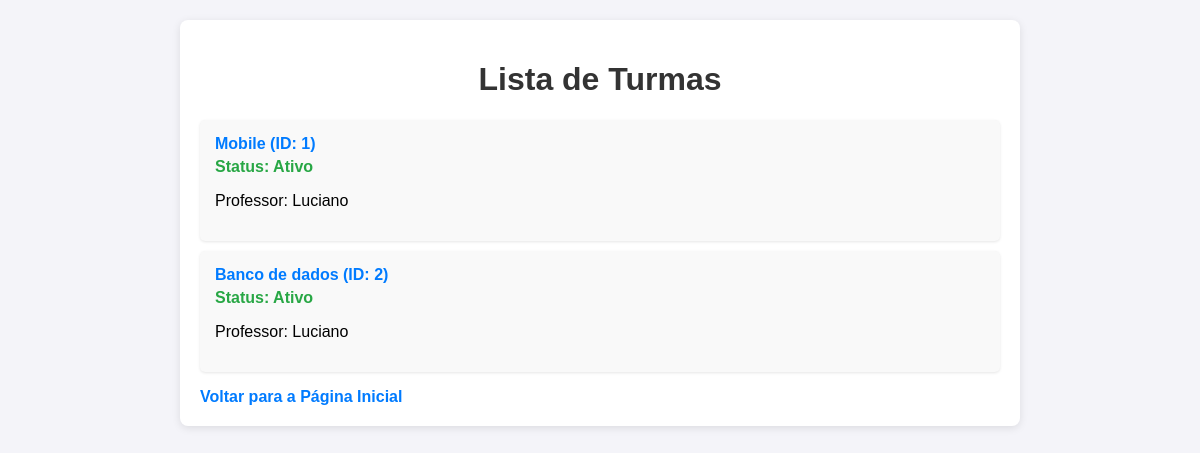
/turmas, run on an earlier commit of the app's database.
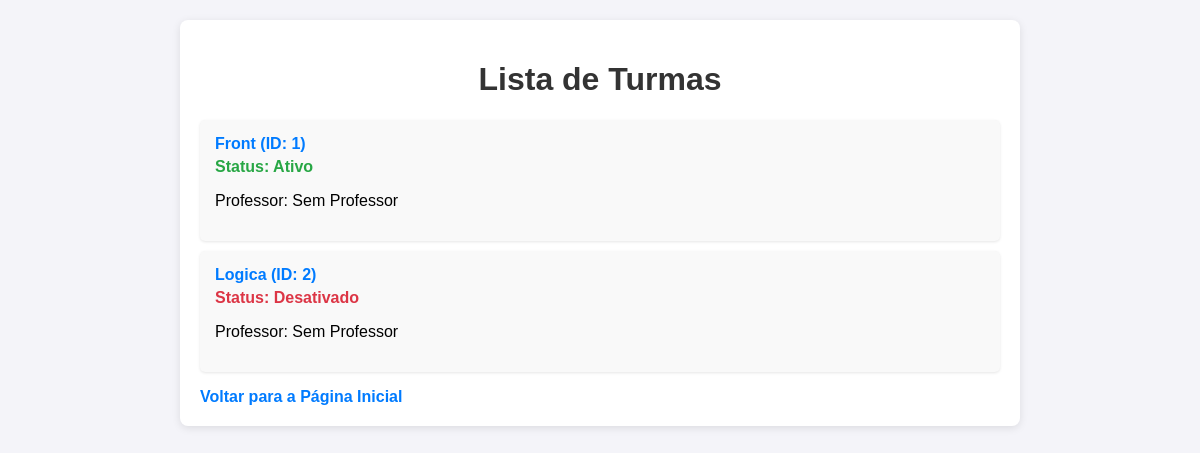
And on a later commit of the database.
### turmas/turmas_model.py (models this page shows, shortened)
class Turma(db.Model):
    id = db.Column(db.Integer, primary_key=True)
    descricao = db.Column(db.String(150))
    status = db.Column(db.Boolean, default=True)
    professor_id = db.Column(db.Integer, db.ForeignKey('professor.id'), nullable=True)
    alunos = db.relationship('Aluno', backref='turma', lazy="select")
    def to_dict(self):
        return {'id': self.id,
                'descricao': self.descricao,
                'status': self.status,
                'professor': {
                'id': self.professor.id,
                'nome': self.professor.nome}if self.professor else None
                }

### professor/professor_model.py (models this page shows, shortened)
class Professor(db.Model):
    id = db.Column(db.Integer, primary_key=True)
    nome = db.Column(db.String(150))
    idade = db.Column(db.Integer)
    materia = db.Column(db.String(40))
    observacoes = db.Column(db.String(250))
    turmas = db.relationship('Turma', backref='professor', lazy="select")

### turmas/turmas_routes.py (the view)
@turmas_blueprint.route('/turmas', methods=['GET'])
def get_turmas():
    turma = Turma.query.options(db.joinedload(Turma.professor)).all()
    turmas = listar_turmas()
    return render_template("turmas/turmas.html", turmas = turmas)

### turmas/turmas_model.py (called while the page is built)
def listar_turmas():
    turmas = Turma.query.all()
    return [turma.to_dict() for turma in turmas]

### templates/turmas/turmas.html (shortened to what this page needs)
<!DOCTYPE html>
<html lang="pt-BR">
<head>
</head>
<body>
  <div class="container">
    <h1>Lista de Turmas</h1>
    <ul>
      {% for turma in turmas %}
        <li>
          <a href="{{ url_for('turmas.get_turma', id_turma=turma.id) }}">
            {{ turma.descricao }} (ID: {{ turma.id }})
          </a>
          <p class="status {% if turma.status %}ativo{% else %}desativado{% endif %}">
            Status: {% if turma.status %}Ativo{% else %}Desativado{% endif %}
          </p>
          <p>
            Professor: {{ turma.professor.nome if turma.professor else 'Sem Professor' }}
          </p>
        </li>
      {% else %}
        <li class="no-data">Nenhuma turma encontrada.</li>
      {% endfor %}
    </ul>
    <a href="{{ url_for('alunos.getIndex') }}" class="back-button" aria-label="Voltar para a página inicial">Voltar para a Página Inicial</a>
  </div>
</body>
</html>

What changed in the data, as far as the page shows it:
changed Turma: descricao "Mobile" → "Front"; professor "Luciano" → "Sem Professor"
changed Turma id 2: descricao "Banco de dados" → "Logica"; professor "Luciano" → "Sem Professor"; text "Ativo" → "Desativado"
